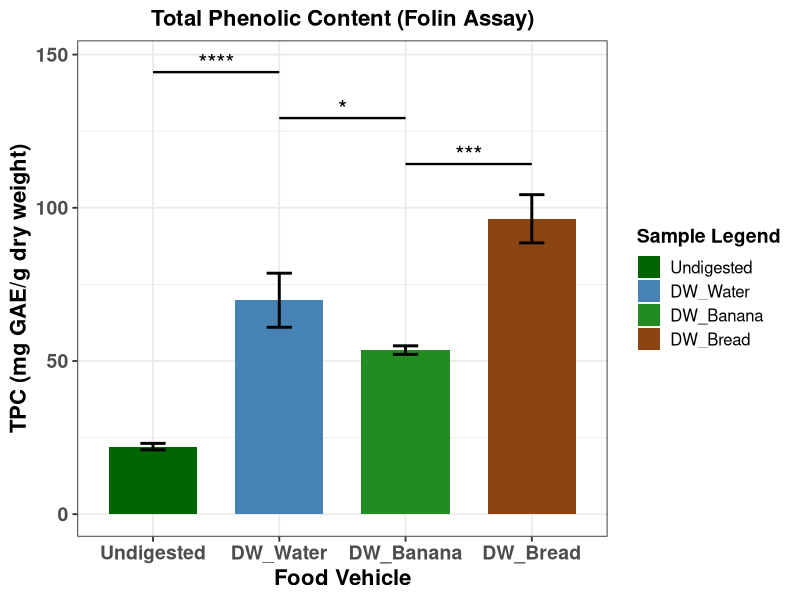

Write the R code that produced this figure.
library(dplyr)
library(ggplot2)
library(multcompView)

# -----------------------------
# Raw data
# -----------------------------
TPC <- c(
  22.1, 21.0, 23.1,        # Undigested
  80.0, 65.4, 64.1,        # DW-Water
  52.4, 55.1, 53.2,        # DW-Banana
  105.13, 89.83, 94.30     # DW-Bread
)

group <- factor(rep(c("Undigested", "DW_Water", "DW_Banana", "DW_Bread"), each = 3))
df <- data.frame(TPC, group)

# -----------------------------
# ANOVA + Tukey
# -----------------------------
anova_result <- aov(TPC ~ group, data = df)
tukey <- TukeyHSD(anova_result)

# Extract p-values
pvals <- tukey$group[, "p adj"]
names(pvals) <- rownames(tukey$group)

# -----------------------------
# Summary table (means + SD)
# -----------------------------
df_summary <- df %>%
  group_by(group) %>%
  summarise(
    Mean = mean(TPC),
    SD   = sd(TPC),
    .groups = "drop"
  )

df_summary$Sample <- factor(df_summary$group,
                            levels = c("Undigested", "DW_Water", "DW_Banana", "DW_Bread"))

# -----------------------------
# Function: convert p-value → asterisks
# -----------------------------
p_to_star <- function(p) {
  if (p < 0.0001) return("****")
  if (p < 0.001)  return("***")
  if (p < 0.01)   return("**")
  if (p < 0.05)   return("*")
  return("ns")
}

# -----------------------------
# Build automatic bracket table
# -----------------------------
comparisons <- data.frame(
  comp = names(pvals),
  p = pvals,
  stars = sapply(pvals, p_to_star)
)

# Split "A-B" into two groups
comparisons <- comparisons %>%
  mutate(
    g1 = sub("-.*", "", comp),
    g2 = sub(".*-", "", comp)
  )

# -----------------------------
# REMOVE ONLY:
# Undigested – DW_Banana
# Undigested – DW_Bread
# DW_Water – DW_Bread

remove_comps <- c(
  "Undigested-DW_Banana",
  "DW_Banana-Undigested",
  "DW_Water-DW_Bread",
  "DW_Bread-DW_Water",
  "Undigested-DW_Bread"
)

comparisons <- comparisons %>%
  filter(!(comp %in% remove_comps))

# -----------------------------
# Assign bracket height automatically
# -----------------------------
max_y <- max(df_summary$Mean + df_summary$SD)
comparisons$y <- seq(max_y + 10, max_y + 10 + 15*(nrow(comparisons)-1), by = 15)

# -----------------------------
# ggplot
# -----------------------------
p <- ggplot(df_summary, aes(x = Sample, y = Mean, fill = Sample)) +
  geom_col(width = 0.7) +
  geom_errorbar(aes(ymin = Mean - SD, ymax = Mean + SD),
                width = 0.2, linewidth = 1) +
  
  scale_fill_manual(
    values = c("Undigested" = "darkgreen",
               "DW_Water"   = "steelblue",
               "DW_Banana"  = "forestgreen",
               "DW_Bread"   = "saddlebrown"),
    name = "Sample Legend"
  ) +
  
  theme_bw(base_size = 14) +
  theme(
    legend.position = "right",
    legend.title = element_text(size = 14, face = "bold"),
    legend.text  = element_text(size = 12),
    plot.title = element_text(size = 16, face = "bold", hjust = 0.5),
    axis.text.x = element_text(size = 14, face = "bold"),
    axis.text.y = element_text(size = 14, face = "bold"),
    axis.title.x = element_text(size = 16, face = "bold"),
    axis.title.y = element_text(size = 16, face = "bold")
  ) +
  labs(
    title = "Total Phenolic Content (Folin Assay)",
    x = "Food Vehicle",
    y = "TPC (mg GAE/g dry weight)"
  )

# -----------------------------
# Add automatic brackets + asterisks
# -----------------------------
for (i in 1:nrow(comparisons)) {
  g1 <- comparisons$g1[i]
  g2 <- comparisons$g2[i]
  y  <- comparisons$y[i]
  stars <- comparisons$stars[i]
  
  x1 <- which(levels(df_summary$Sample) == g1)
  x2 <- which(levels(df_summary$Sample) == g2)
  
  p <- p +
    annotate("segment", x = x1, xend = x2, y = y, yend = y, linewidth = 0.8) +
    annotate("text", x = (x1 + x2)/2, y = y + 3, label = stars, size = 6)
}

print(p)

# -----------------------------
# Console output
# -----------------------------
cat("\n=== DESCRIPTIVE STATS ===\n")
print(df_summary)

cat("\n=== ANOVA SUMMARY ===\n")
print(summary(anova_result))

cat("\n=== TUKEY POST-HOC ===\n")
print(tukey)

cat("\n=== SIGNIFICANCE STARS USED IN PLOT ===\n")
print(comparisons[, c("comp", "p", "stars")])
